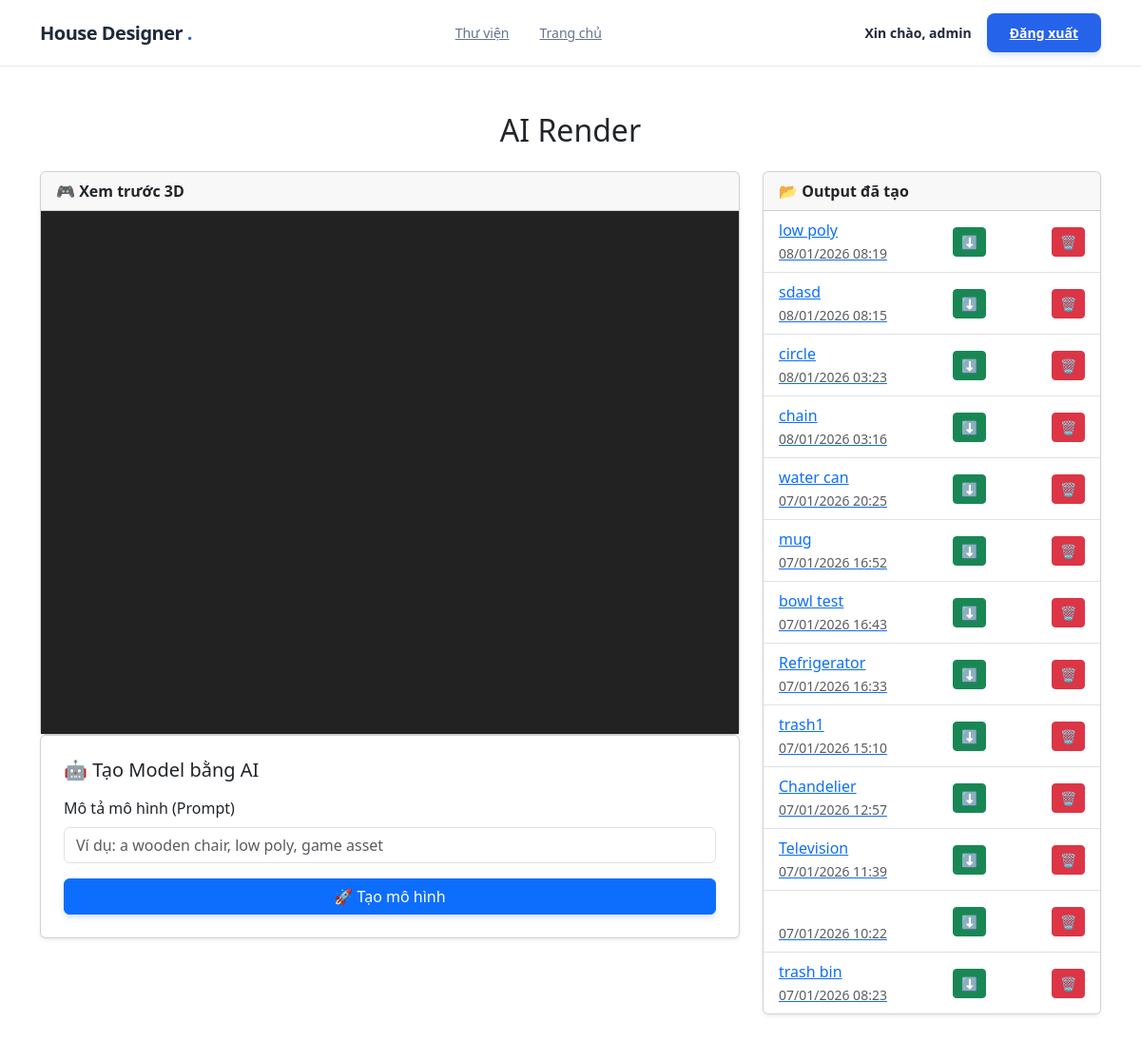
Screenshot of /design/ai/ (signed in) with the database file from the repository.
### gallery/models.py (models this page shows, shortened)
class MeshObject(models.Model):
    name = models.CharField(max_length=255)
    description = models.TextField(blank=True)
    prompt = models.CharField(max_length=255, blank=True)
    thumbnail = models.ImageField(upload_to="thumbnail/", blank=True, null=True)
    folder = models.CharField(max_length=500,null=True,blank=True)
    created_at = models.DateTimeField(default=timezone.now)
    is_default = models.BooleanField(default=False)
    owner = models.ForeignKey(User, on_delete=models.CASCADE, null=True, blank=True)

### render/views.py (the view, shortened to what this page needs)
# urls.py: path("design/ai/", views.design_ai, name="design_ai"),
@login_required(login_url='/login/')
def design_ai(request,folder=None):
    mesh = None
    mtl = None
    output = None
    all_outputs = MeshObject.objects.filter(
        owner=request.user
    ).order_by("-created_at")
    return render(request, "ai.html", {
        "output": output,
        "mesh": mesh,
        "mtl": mtl,
        "all_outputs": all_outputs,
    })

### render/templates/ai.html (shortened to what this page needs)
{% load static %}
<!DOCTYPE html>
<html lang="vi">
  <head>
    <link rel="stylesheet" href="{% static 'css/styles_intro.css' %}" />
    <link
      rel="stylesheet"
      href="https://cdn.jsdelivr.net/npm/bootstrap@5.3.2/dist/css/bootstrap.min.css"
    />
  </head>
  <body>
    <nav class="navbar">
      <div class="container nav-content">
        <div class="logo">House Designer <span class="dot">.</span></div>
        <div class="nav-links">
          <a href="/gallery">Thư viện</a>
          <a href="{% url 'home' %}">Trang chủ</a>
        </div>
        <div class="nav-actions">
          {% if user.is_authenticated %}
          <span class="btn-text">Xin chào, {{ user.username }}</span>
          <a href="{% url 'logout' %}" class="btn-primary">Đăng xuất</a>
          {% else %}
          <a href="{% url 'login' %}" class="btn-text">Đăng nhập</a>
          <a href="{% url 'home' %}" class="btn-primary">Bắt đầu thiết kế</a>
          {% endif %}
        </div>
      </div>
    </nav>
    <div class="container py-5">
      <h2 class="mb-4 text-center">AI Render</h2>
      <div class="row g-4">
        <div class="col-md-8">
          <div class="card shadow-sm">
            <div class="card-header fw-bold">🎮 Xem trước 3D</div>
            <div class="card-body p-0">
              <div
                id="container3D"
                data-mesh="{{ mesh|default:'' }}"
                data-mtl="{{ mtl|default:'' }}"
                data-url="{% url 'design_ai' %}"
              ></div>
            </div>
          </div>
          <div class="card p-4 shadow-sm mb-4">
            <h5 class="card-title mb-3">🤖 Tạo Model bằng AI</h5>
            <form id="promptForm" method="post">
              <div class="mb-3">
                <label for="promptInput" class="form-label"
                  >Mô tả mô hình (Prompt)</label
                >
                <input
                  type="text"
                  class="form-control"
                  id="promptInput"
                  name="prompt"
                  placeholder="Ví dụ: a wooden chair, low poly, game asset"
                  required
                />
              </div>
              <div class="d-grid">
                <button type="submit" class="btn btn-primary">
                  🚀 Tạo mô hình
                </button>
              </div>
            </form>
          </div>
        </div>
        <div class="col-md-4">
          <div class="card shadow-sm h-100">
            <div class="card-header fw-bold">📂 Output đã tạo</div>
            <ul class="list-group list-group-flush">
              {% for o in all_outputs %}
              <li
                class="list-group-item d-flex justify-content-between align-items-center"
              >
                <a href="{% url 'design_ai_folder' o.folder %}">
                  {{ o.name }}
                  <br />
                  <small class="text-muted">
                    {{ o.created_at|date:"d/m/Y H:i" }}
                  </small>
                </a>
                <a
                  href="{% url 'download_output' o.folder %}"
                  class="btn btn-sm btn-success"
                  title="Tải về"
                >
                  ⬇
                </a>
                <form
                  method="post"
                  action="{% url 'delete_output' o.folder %}"
                  onsubmit="return confirm('Bạn có chắc chắn muốn xóa output này không?');"
                >
                  <button type="submit" class="btn btn-sm btn-danger">
                    🗑️
                  </button>
                </form>
              </li>
              {% empty %}
              <li class="list-group-item text-muted">Chưa có output nào</li>
              {% endfor %}
            </ul>
          </div>
        </div>
      </div>
    </div>
  </body>
</html>

### landingPage/static/css/styles_intro.css (style rules this page uses)
:root { --primary: #2563EB; --primary-dark: #1D4ED8; --text-main: #1E293B; --text-light: #64748B; --bg-light: #F8FAFC; --white: #ffffff; }
* { margin: 0; padding: 0; box-sizing: border-box; }
body { font-family: 'Plus Jakarta Sans', sans-serif; color: var(--text-main); background: var(--white); line-height: 1.6; }
.container { max-width: 1200px; margin: 0 auto; padding: 0 24px; }
a { text-decoration: none; transition: 0.3s; }
.navbar { position: fixed; top: 0; width: 100%; z-index: 1000; background: rgba(255, 255, 255, 0.9); backdrop-filter: blur(10px); border-bottom: 1px solid #E2E8F0; height: 70px; display: flex; align-items: center; }
.nav-content { width: 100%; display: flex; justify-content: space-between; align-items: center; }
.logo { font-size: 20px; font-weight: 800; color: var(--text-main); letter-spacing: -0.5px; }
.logo .dot { color: var(--primary); }
.nav-links { display: flex; gap: 32px; }
.nav-links a { color: var(--text-light); font-weight: 500; font-size: 14px; }
.nav-actions { display: flex; align-items: center; gap: 16px; }
.btn-text { color: var(--text-main); font-weight: 600; font-size: 14px; }
.btn-primary { background: var(--primary); color: white; padding: 10px 24px; border-radius: 8px; font-weight: 600; font-size: 14px; box-shadow: 0 4px 6px -1px rgba(37, 99, 235, 0.2); }

### render/templates/ai.html (style rules this page uses)
#container3D { width: 100%; height: 550px; background: #222; }

### rows the page displays
MeshObject: name "low poly", created_at "08/01/2026 08:19"
MeshObject: name "sdasd", created_at "08/01/2026 08:15"
MeshObject: name "circle", created_at "08/01/2026 03:23"
MeshObject: name "chain", created_at "08/01/2026 03:16"
MeshObject: name "water can", created_at "07/01/2026 20:25"
MeshObject: name "mug", created_at "07/01/2026 16:52"
MeshObject: name "bowl test", created_at "07/01/2026 16:43"
MeshObject: name "Refrigerator", created_at "07/01/2026 16:33"
MeshObject: name "trash1", created_at "07/01/2026 15:10"
MeshObject: name "Chandelier", created_at "07/01/2026 12:57"
MeshObject: name "Television", created_at "07/01/2026 11:39"
MeshObject: created_at "07/01/2026 10:22"
MeshObject: name "trash bin", created_at "07/01/2026 08:23"

### other values shown
{{ user.username }} "admin"
